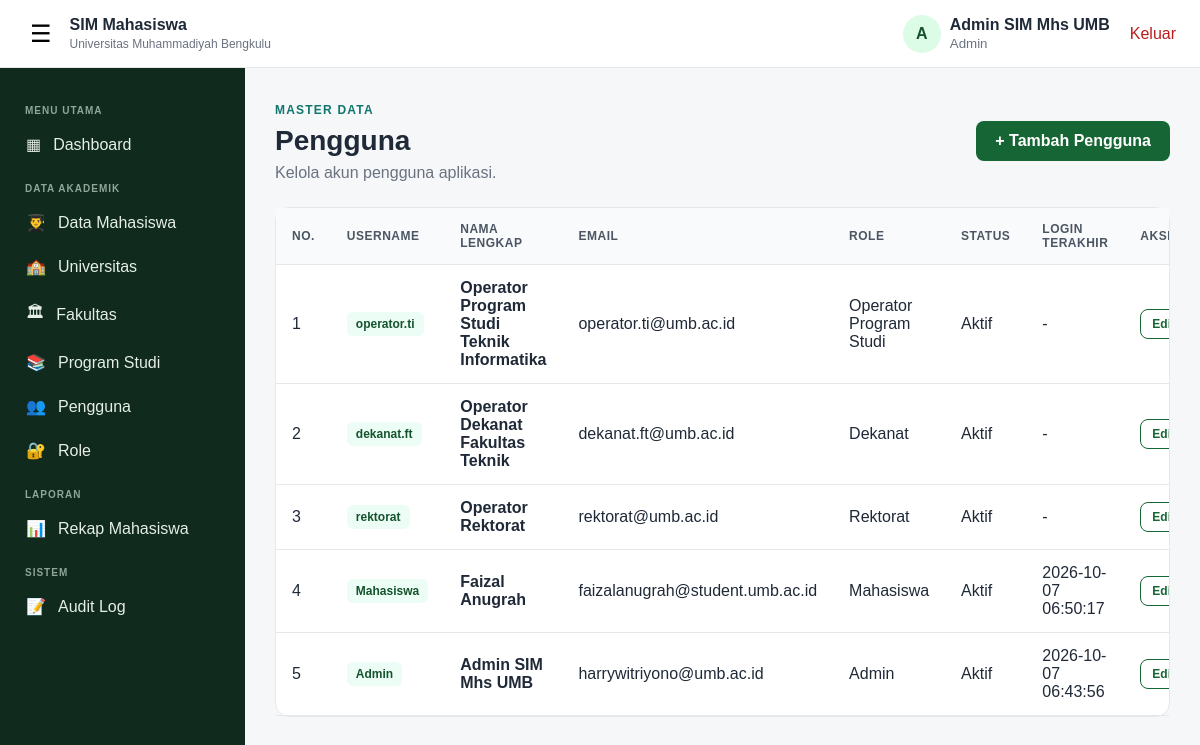
The app's page /pengguna.php (signed in) with its own data.
### tables this page shows
CREATE TABLE `pengguna` (
  `id_pengguna` bigint(20) UNSIGNED NOT NULL,
  `id_role` smallint(5) UNSIGNED NOT NULL,
  `id_universitas` bigint(20) UNSIGNED DEFAULT NULL,
  `id_fakultas` bigint(20) UNSIGNED DEFAULT NULL,
  `id_program_studi` bigint(20) UNSIGNED DEFAULT NULL,
  `username` varchar(100) NOT NULL,
  `password_hash` varchar(255) NOT NULL,
  `nama_lengkap` varchar(200) NOT NULL,
  `email` varchar(150) DEFAULT NULL,
  `no_hp` varchar(30) DEFAULT NULL,
  `status_aktif` enum('Aktif','Tidak Aktif') NOT NULL DEFAULT 'Aktif',
  `last_login` datetime DEFAULT NULL,
  `created_at` timestamp NOT NULL DEFAULT current_timestamp(),
  `updated_at` timestamp NOT NULL DEFAULT current_timestamp() ON UPDATE current_timestamp()
);

CREATE TABLE `roles` (
  `id_role` smallint(5) UNSIGNED NOT NULL,
  `kode_role` varchar(30) NOT NULL,
  `nama_role` varchar(100) NOT NULL,
  `keterangan` varchar(255) DEFAULT NULL,
  `created_at` timestamp NOT NULL DEFAULT current_timestamp()
);

### pengguna.php (the view, shortened to what this page needs)
<?php
require_once 'koneksi.php';
require_once 'layout.php';
$rows = db_all($koneksi, "SELECT p.id_pengguna, p.username, p.nama_lengkap, p.email, p.status_aktif, p.last_login, r.nama_role
    FROM pengguna p JOIN roles r ON r.id_role = p.id_role ORDER BY p.id_pengguna");
page_start('Pengguna', 'Pengguna', 'Kelola akun pengguna aplikasi.', ['pengguna_form.php', '+ Tambah Pengguna']); ?>
    <div class="dashboard-panel"><div class="table-responsive">
        <table class="data-table">
            <thead><tr><th width="60">No.</th><th>Username</th><th>Nama Lengkap</th><th>Email</th><th>Role</th><th>Status</th><th>Login Terakhir</th><th width="150">Aksi</th></tr></thead>
            <tbody>
            <?php foreach ($rows as $i => $r): ?>
                <tr>
                    <td><?= $i + 1 ?></td>
                    <td><span class="badge"><?= e($r['username']) ?></span></td>
                    <td><strong><?= e($r['nama_lengkap']) ?></strong></td>
                    <td><?= e($r['email'] ?? '-') ?></td>
                    <td><?= e($r['nama_role']) ?></td>
                    <td><?= e($r['status_aktif']) ?></td>
                    <td><?= e($r['last_login'] ?? '-') ?></td>
                    <td><div class="action-group">
                        <a class="btn btn-sm btn-outline" href="pengguna_form.php?id=<?= (int)$r['id_pengguna'] ?>">Edit</a>
                    </div></td>
                </tr>
            <?php endforeach; ?>
            </tbody>
        </table>
    </div></div>
<?php page_end();

### layout.php (shortened to what this page needs)
<?php
function e($v) { return htmlspecialchars((string)$v, ENT_QUOTES, 'UTF-8'); }
function db_all(mysqli $k, string $sql, string $types = '', array $p = []): array {
    $st = mysqli_prepare($k, $sql);
    mysqli_stmt_execute($st);
    $rows = mysqli_fetch_all(mysqli_stmt_get_result($st), MYSQLI_ASSOC);
    return $rows;
}
function page_start(string $title, string $h1, string $sub, ?array $tombol = null, ?string $kembali = null, string $eyebrow = 'MASTER DATA'): void { ?>
<!DOCTYPE html>
<html lang="id">
<head>
    <link rel="stylesheet" href="style.css">
</head>
<body class="app-body">
<?php include 'topbar.php'; include 'sideleftbar.php'; ?>
<main class="main-content">
    <div class="page-heading page-heading-flex">
        <div>
            <span class="eyebrow"><?= e($eyebrow) ?></span>
            <h1><?= e($h1) ?></h1>
            <p><?= e($sub) ?></p>
        </div>
        <?php if ($tombol): ?><a href="<?= e($tombol[0]) ?>" class="btn btn-primary"><?= e($tombol[1]) ?></a><?php endif; ?>
    </div>
    <?php unset($_SESSION[$k]); endif; endforeach;
}
function page_end(): void { echo "</main>\n</body>\n</html>"; }

### topbar.php (shortened to what this page needs)
<?php
$namaPengguna = $_SESSION['nama_lengkap'] ?? 'Pengguna';
$namaRole = $_SESSION['nama_role'] ?? 'Pengguna';
?>
<header class="topbar">
    <div class="topbar-left">
        <button type="button" class="sidebar-toggle" onclick="toggleSidebar()">☰</button>
        <div>
            <strong>SIM Mahasiswa</strong>
            <span>Universitas Muhammadiyah Bengkulu</span>
        </div>
    </div>
    <div class="topbar-right">
        <div class="user-menu">
            <div class="avatar"><?= strtoupper(substr($namaPengguna, 0, 1)) ?></div>
            <div class="user-info">
                <strong><?= htmlspecialchars($namaPengguna) ?></strong>
                <small><?= htmlspecialchars($namaRole) ?></small>
            </div>
        </div>
        <form action="logout.php" method="post" class="logout-form"
      onsubmit="return confirm('Apakah Anda yakin ingin keluar?');">
    <button type="submit" class="logout-link logout-button">Keluar</button>
</form>
    </div>
</header>

### sideleftbar.php (shortened to what this page needs)
<?php
$role = $_SESSION['kode_role'] ?? '';
?>
<aside class="sidebar" id="sidebar">
    <div class="sidebar-title">MENU UTAMA</div>
    <a href="dashboard.php" class="sidebar-link">
        <span>▦</span> Dashboard
    </a>
    <?php if (in_array($role, ['ADMIN', 'OPERATOR_PRODI'], true)): ?>
        <div class="sidebar-title">DATA AKADEMIK</div>
        <a href="mahasiswa.php" class="sidebar-link">
            <span>👨‍🎓</span> Data Mahasiswa
        </a>
    <?php endif; ?>
    <?php if ($role === 'ADMIN'): ?>
        <a href="universitas.php" class="sidebar-link">
            <span>🏫</span> Universitas
        </a>
        <a href="fakultas.php" class="sidebar-link">
            <span>🏛</span> Fakultas
        </a>
        <a href="prodi.php" class="sidebar-link">
            <span>📚</span> Program Studi
        </a>
        <a href="pengguna.php" class="sidebar-link">
            <span>👥</span> Pengguna
        </a>
        <a href="role.php" class="sidebar-link">
            <span>🔐</span> Role
        </a>
    <?php endif; ?>
    <?php if (in_array($role, ['ADMIN', 'DEKANAT', 'REKTORAT'], true)): ?>
        <div class="sidebar-title">LAPORAN</div>
        <a href="laporan.php" class="sidebar-link">
            <span>📊</span> Rekap Mahasiswa
        </a>
    <?php endif; ?>
    <?php if (in_array($role, ['ADMIN', 'OPERATOR_PRODI'], true)): ?>
        <div class="sidebar-title">SISTEM</div>
        <a href="audit_log.php" class="sidebar-link">
            <span>📝</span> Audit Log
        </a>
    <?php endif; ?>
</aside>

### style.css (style rules this page uses)
* { box-sizing: border-box; }
:root { --primary: #166534; --primary-dark: #14532d; --secondary: #0f766e; --text: #1f2937; --muted: #6b7280; --border: #e5e7eb; --bg: #f5f7f9; --white: #ffffff; --danger: #b91c1c; --sidebar: #102a1d; }
body { margin: 0; font-family: Arial, Helvetica, sans-serif; color: var(--text); background: var(--bg); }
a { text-decoration: none; color: inherit; }
.btn { display: inline-flex; align-items: center; justify-content: center; border: 1px solid transparent; border-radius: 8px; padding: 10px 18px; font-weight: 600; cursor: pointer; }
.btn-primary { background: var(--primary); color: #fff; }
.btn-outline { border-color: var(--primary); color: var(--primary); background: #fff; }
.eyebrow { color: var(--secondary); font-size: 12px; font-weight: 800; letter-spacing: 1.2px; }
.app-body { min-height: 100vh; }
.topbar { height: 68px; background: #fff; border-bottom: 1px solid var(--border); display: flex; align-items: center; justify-content: space-between; padding: 0 24px; position: fixed; left: 0; right: 0; top: 0; z-index: 20; }
.topbar-left, .topbar-right, .user-menu { display: flex; align-items: center; }
.topbar-left { gap: 12px; }
.topbar-left strong, .topbar-left span { display: block; }
.topbar-left span { font-size: 12px; color: var(--muted); margin-top: 3px; }
.sidebar-toggle { border: 0; background: transparent; font-size: 24px; cursor: pointer; }
.topbar-right { gap: 20px; }
.user-menu { gap: 9px; }
.avatar { width: 38px; height: 38px; background: #dcfce7; color: var(--primary-dark); border-radius: 50%; display: flex; align-items: center; justify-content: center; font-weight: 800; }
.user-info strong, .user-info small { display: block; }
.user-info small { color: var(--muted); margin-top: 2px; }
.logout-link { color: var(--danger); font-weight: 600; }
.sidebar { position: fixed; top: 68px; bottom: 0; left: 0; width: 245px; background: var(--sidebar); padding: 22px 13px; z-index: 15; }
.sidebar-title { color: #8fa69a; font-size: 10px; font-weight: 800; letter-spacing: 1px; padding: 15px 12px 8px; }
.sidebar-link { color: #e5eee9; display: flex; align-items: center; gap: 12px; padding: 11px 13px; border-radius: 7px; margin-bottom: 3px; }
.main-content { margin-left: 245px; padding: 100px 30px 40px; min-height: 100vh; }
.page-heading { margin-bottom: 25px; }
.page-heading h1 { margin: 7px 0; font-size: 28px; }
.page-heading p { color: var(--muted); margin: 0; }
.dashboard-panel { background: #fff; border: 1px solid var(--border); border-radius: 14px; margin-top: 25px; }
.logout-form { margin: 0; }
.logout-button { border: 0; background: transparent; padding: 0; font: inherit; cursor: pointer; }
.page-heading-flex { display: flex; align-items: center; justify-content: space-between; gap: 20px; }
.table-responsive { overflow-x: auto; }
.data-table { width: 100%; border-collapse: collapse; min-width: 850px; }
.data-table th, .data-table td { padding: 14px 16px; border-bottom: 1px solid var(--border); text-align: left; vertical-align: middle; }
.data-table th { background: #f9fafb; color: #4b5563; font-size: 12px; text-transform: uppercase; letter-spacing: .5px; }
.badge { display: inline-block; padding: 5px 9px; border-radius: 6px; background: #ecfdf5; color: var(--primary-dark); font-size: 12px; font-weight: 700; }
.action-group { display: flex; align-items: center; gap: 6px; }
.btn-sm { padding: 7px 11px; font-size: 12px; }

### records on screen
pengguna: username "operator.ti", nama_lengkap "Operator Program Studi Teknik Informatika", email "operator.ti@umb.ac.id", id_role.nama_role "Operator Program Studi", status_aktif "Aktif", last_login "-"
pengguna: username "dekanat.ft", nama_lengkap "Operator Dekanat Fakultas Teknik", email "dekanat.ft@umb.ac.id", id_role.nama_role "Dekanat", status_aktif "Aktif", last_login "-"
pengguna: username "rektorat", nama_lengkap "Operator Rektorat", email "rektorat@umb.ac.id", id_role.nama_role "Rektorat", status_aktif "Aktif", last_login "-"
pengguna: username "Mahasiswa", nama_lengkap "Faizal Anugrah", email "faizalanugrah@student.umb.ac.id", id_role.nama_role "Mahasiswa", status_aktif "Aktif", last_login "2026-10-07 06:50:17"
pengguna: username "Admin", nama_lengkap "Admin SIM Mhs UMB", email "harrywitriyono@umb.ac.id", id_role.nama_role "Admin", status_aktif "Aktif", last_login "2026-10-07 06:43:56"

### other values on screen
substr($namaPengguna, 0, 1) "A"
$namaPengguna "Admin SIM Mhs UMB"
$namaRole "Admin"
$eyebrow "MASTER DATA"
$h1 "Pengguna"
$sub "Kelola akun pengguna aplikasi."
$tombol[1] "+ Tambah Pengguna"
